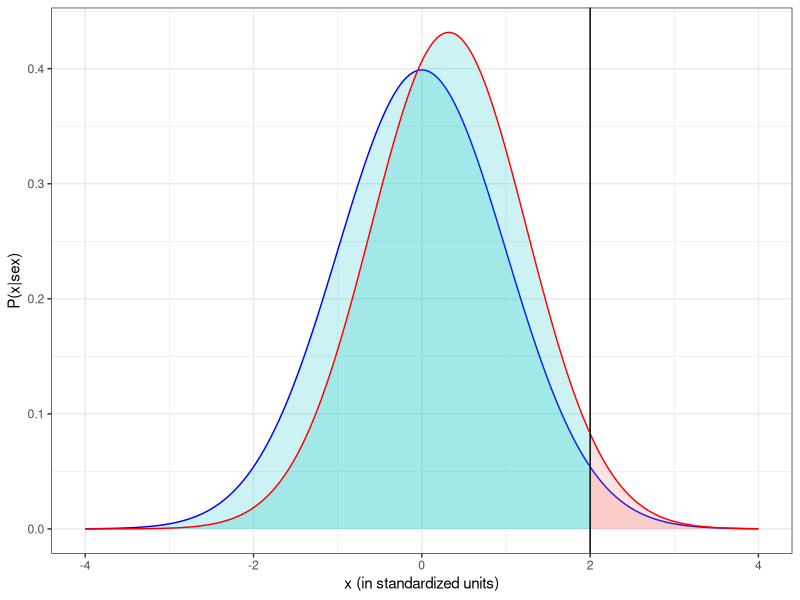
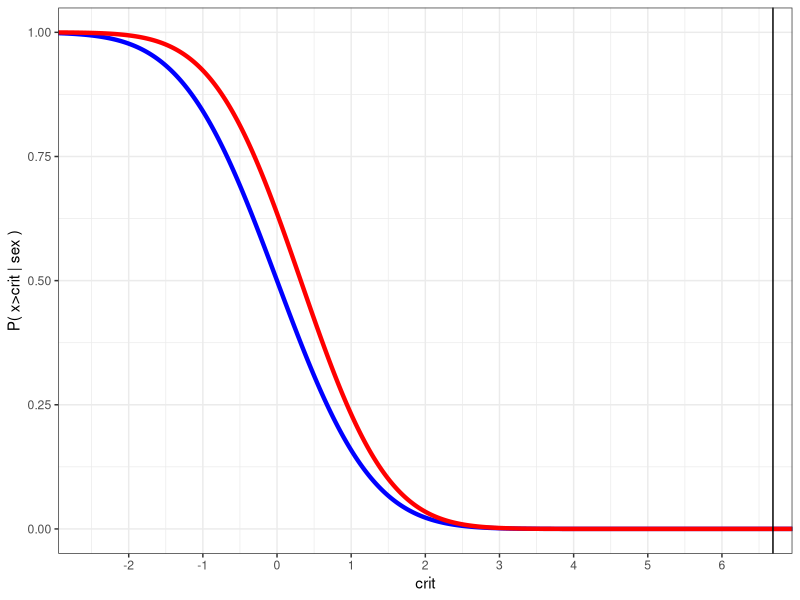
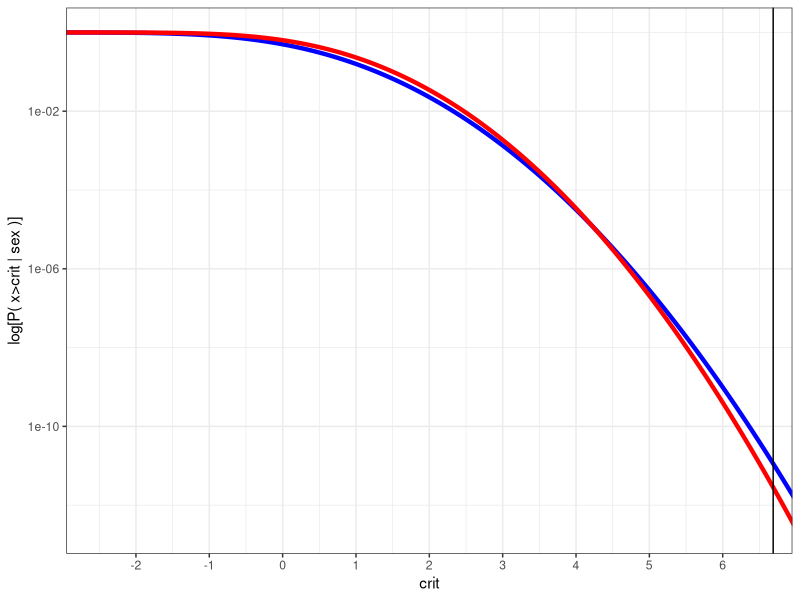
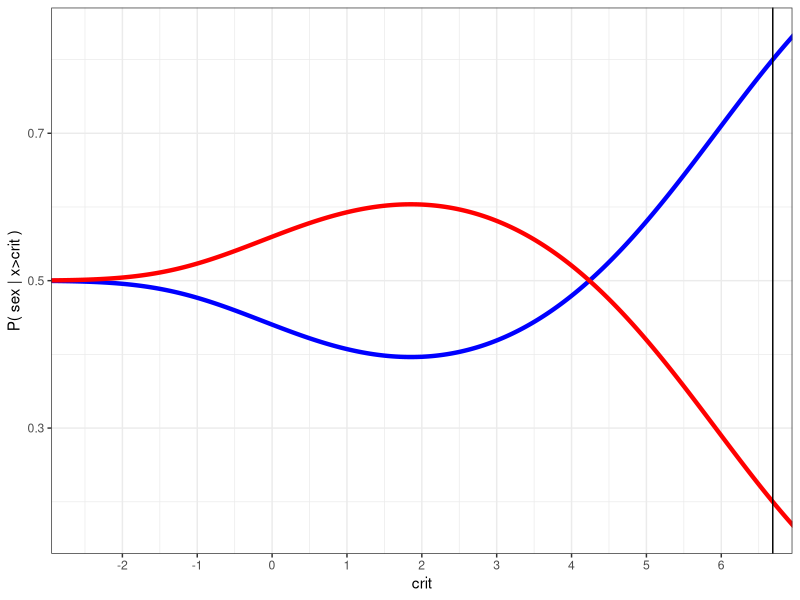

These charts were generated, in order, by the following R code:
rm(list=ls())
library(ggplot2)

# from US Reading scores from Machin & Pekkarinen (2008)
mean.m.minus.f = -0.32 # in units of standard deviation
var.m.div.f = 1.17 # variance ratio m/f

mu.m = 0 
sd.m = 1
mu.f = mu.m - mean.m.minus.f*sd.m
sd.f = sqrt(sd.m^2 / var.m.div.f)
# an alternate formulation:
# mu.f = 0
# sd.f = 1
# mu.m = mu.f + mean.m.minus.f*sd.f
# sd.m = sqrt(var.m.div.f * sd.f^2)
# note that these effectively have a different discrepancy between
# m and f means because they use different sds (m or f) to define it.
# here it doesn't really matter.  If we wanted to be really careful,
# we would use a "pooled" sd to define the mean difference:
# sd.f = 1
# sd.m = sqrt(var.m.div.f * sd.f^2)
# sd.pooled = sqrt(0.5*sd.f^2 + 0.5*sd.m^2)
# mu.m = mu.f + mean.m.minus.f*sd.pooled
# but it really doesn't matter for the present purposes.

# plots to illustrate what is happening
crit = 2  # criterion used for graph.
illustration.df = data.frame(x = seq(-4,4,by=0.01)) # possible score values (standardized units)
illustration.df$p.x.m = dnorm(illustration.df$x, mu.m, sd.m) #P(x|m)
illustration.df$p.x.f = dnorm(illustration.df$x, mu.f, sd.f) #P(x|f)
illustration.df$above.crit = ifelse(illustration.df$x>=crit, 'above', 'below') # x>crit?

ggplot(illustration.df, aes(x=x,y=p.x.m, fill=above.crit))+
  geom_area(alpha=0.2)+
  geom_line(color='blue')+
  geom_area(aes(y=p.x.f), alpha=0.2)+
  geom_line(aes(y=p.x.f), color='red')+
  geom_vline(xintercept = crit, color="black")+
  theme_bw()+
  theme(legend.position = 'None')+
  ylab('P(x|sex)')+
  xlab('x (in standardized units)')


# how to find criterion that gets us to P(m|x>crit)=0.8?
# in class, I suggested writing functions, like so:
p.gt_crit.m = function(crit){1-pnorm(crit, mu.m, sd.m)}
p.gt_crit.f = function(crit){1-pnorm(crit, mu.f, sd.f)}
p.m = 0.5
p.gt_crit = function(crit){p.m*p.gt_crit.m(crit) + (1-p.m)*p.gt_crit.f(crit)}
p.m.gt_crit = function(crit){p.m*p.gt_crit.m(crit) / p.gt_crit(crit)}

# at this point we could try various values like 
p.m.gt_crit(4)
# until we find one that's roughly 0.8.

# Another strategy would be to define a whole data frame with many possible
# criteria, and for each one, calculate all the probabilities
# this is better for making a picture of what's going on:

prob.df = data.frame(crits = seq(-3,7,0.001))
prob.df$p.m = 0.5
prob.df$p.gt_crit.m = 1-pnorm(prob.df$crits, mu.m, sd.m)
prob.df$p.gt_crit.f = 1-pnorm(prob.df$crits, mu.f, sd.f)
prob.df$p.gt_crit = prob.df$p.m*prob.df$p.gt_crit.m + (1-prob.df$p.m)*prob.df$p.gt_crit.f
prob.df$p.m.gt_crit = prob.df$p.m*prob.df$p.gt_crit.m / prob.df$p.gt_crit

# we can find the row in the data frame that has p(m|x>crit)=~0.8, by finding
# the value where (p(m|x>crit)-0.8)^2 is smallest:
idx = which.min((prob.df$p.m.gt_crit-0.8)^2)
# here is the corresponding row, showing the criterion, and probabilities associated with it.
prob.df[idx,]

# let's look at what's going on here.

ggplot(prob.df, aes(x=crits, y=p.gt_crit.m))+
  geom_line(color="blue", size=1.5)+
  geom_line(aes(y=p.gt_crit.f), color="red", size=1.5)+
  theme_bw()+
  xlab('crit')+
  ylab('P( x>crit | sex )')+
  geom_vline(xintercept = prob.df$crits[idx])+
  scale_x_continuous(breaks=seq(-3,8,by=1))+
  coord_cartesian(xlim=c(-2.5,6.5))

ggplot(prob.df, aes(x=crits, y=p.gt_crit.m))+
  geom_line(color="blue", size=1.5)+
  geom_line(aes(y=p.gt_crit.f), color="red", size=1.5)+
  theme_bw()+
  xlab('crit')+
  ylab('log[P( x>crit | sex )]')+
  geom_vline(xintercept = prob.df$crits[idx])+
  scale_x_continuous(breaks=seq(-3,8,by=1))+
  coord_cartesian(xlim=c(-2.5,6.5))+
  scale_y_log10()

  
ggplot(prob.df, aes(x=crits, y=p.m.gt_crit))+
  geom_line(color="blue", size=1.5)+
  geom_line(aes(y=(1-p.m.gt_crit)), color="red", size=1.5)+
  theme_bw()+
  xlab('crit')+
  ylab('P( sex | x>crit )')+
  geom_vline(xintercept = prob.df$crits[idx])+
  scale_x_continuous(breaks=seq(-3,8,by=1))+
  coord_cartesian(xlim=c(-2.5,6.5))


prob.df[idx,]
# so criterion is about 6.69 (which is "standard deviations above the male mean".)
# is this "plausible"?
# well, how many people are past this criterion?
prob.df$p.gt_crit[idx]*7400000000 #7.4 billion people in the world
# 5/100th of a person.  
# your answer may differ numerically depending on whether you set male or female scores as the standard
# and how precisely you estimate the criterion to get P(male | x>crit) = 0.8
# the rough result (of having an impossibly low baserate of P(x>crit)) will not change

